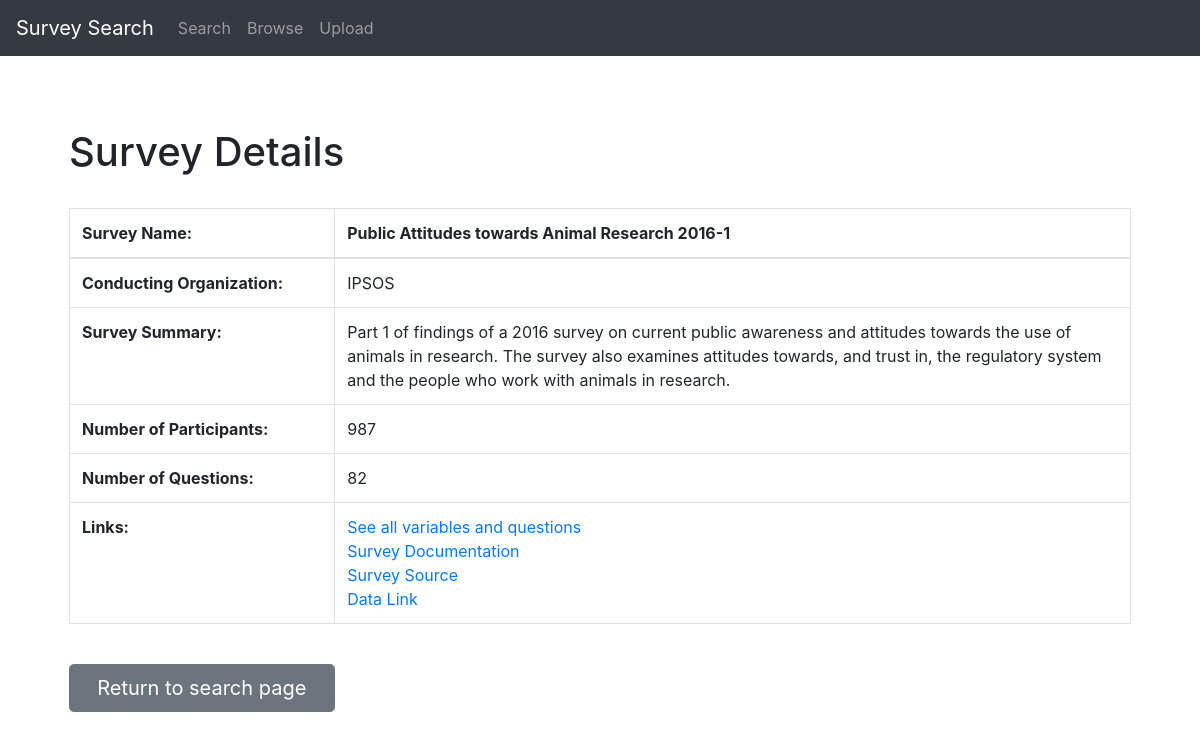
Screenshot of /search/browse_surveys/1/ with the database file from the repository.
### search/models.py (models this page shows, shortened)
class SurveyDetails(models.Model):
    survey_num = models.IntegerField(db_column='survey_num', primary_key = True)
    survey_key = models.CharField(db_column = 'survey_key', max_length = 500)
    survey_name = models.CharField(db_column='survey_name', max_length = 1000)
    num_participants = models.IntegerField(db_column='num_participants')
    org_conduct = models.CharField(db_column='org_conduct', max_length = 1000)
    num_questions = models.IntegerField(db_column='num_questions')
    data_link = models.CharField(db_column='data_link', max_length = 1000)
    doc_link = models.CharField(db_column='doc_link', max_length = 1000)
    source_link = models.CharField(db_column='source_link', max_length = 1000)
    summary = models.CharField(db_column='summary', max_length = 3000)
    survey_questions_document = models.FileField(db_column="document", upload_to="documents/")
    class Meta:
        db_table = 'survey_details_new'

### search/views.py (the view)
# urls.py: path('browse_surveys/<int:pk>/', views.BrowseDetailView.as_view(), name='browse_detail'),
class BrowseDetailView(generic.DetailView):
    template_name = 'search/browse_detail.html'
    model = SurveyDetails

### search/templates/search/browse_detail.html (shortened to what this page needs)
{% extends 'base_other.html' %}
{% block content%}
<h1>Survey Details</h1>
<table class="table table-bordered table-hover">
  <thead>
  <tr>
    <th class="w-25">Survey Name:</th>
    <th>{{ surveydetails.survey_name }}</th>
  </tr>
  </thead>
  <tbody>
  <tr>
    <th scope="row">Conducting Organization:</th>
    <td>{{ surveydetails.org_conduct }}</td>
  </tr>
  <tr>
    <th scope="row">Survey Summary:</th>
    <td>{{ surveydetails.summary }}</td>
  </tr>
  <tr>
    <th scope="row">Number of Participants:</th>
    <td>{{ surveydetails.num_participants }}</td>
  </tr>
  <tr>
    <th scope="row">Number of Questions:</th>
    <td colspan="2">{{ surveydetails.num_questions | urlize }}</td>
  </tr>
  <tr>
    <th scope="row">Links:</th>
    <td colspan="2">
      <a href="{% url 'search:question_detail_list' surveydetails.survey_num %}">See all variables and questions</a></br>
      {% if surveydetails.doc_link != 'NA' %}
      <a href = "{{ surveydetails.doc_link }}" >Survey Documentation</a></br>
      {% endif %}
      {% if surveydetails.source_link != 'NA' %}
      <a href = " {{ surveydetails.source_link }}">Survey Source</a></br>
      {% endif %}
      {% if surveydetails.data_link != 'NA' %}
      <a href = "{{ surveydetails.data_link }}" > Data Link</a></br>
      {% endif %}
    </td>
  </tr>
  </tbody>
</table>
<br>
<form action="{% url 'search:index' %}">
  <input class = "btn btn-lg btn-secondary w-25" type="submit" action = "{% url 'search:index' %}" value="Return to search page" />
</form>
{% endblock%}

### search/static/css/starter-template.css (style rules this page uses)
body { padding-top: 5rem; }

### rows the page displays
SurveyDetails: survey_name "Public Attitudes towards Animal Research 2016-1", org_conduct "IPSOS", summary "Part 1 of findings of a 2016 survey on current public awareness and attitudes towards the use of animals in research. The survey also examines attitudes towards, and trust in, the regulatory system and the people who work with animals in research.", num_participants "987", num_questions "82"
